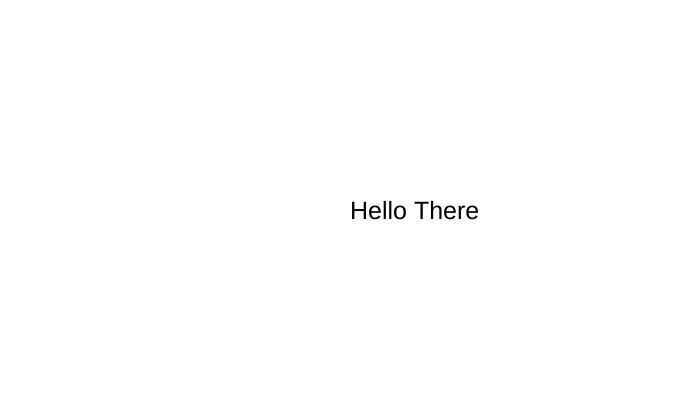
Frame 1 (no input)
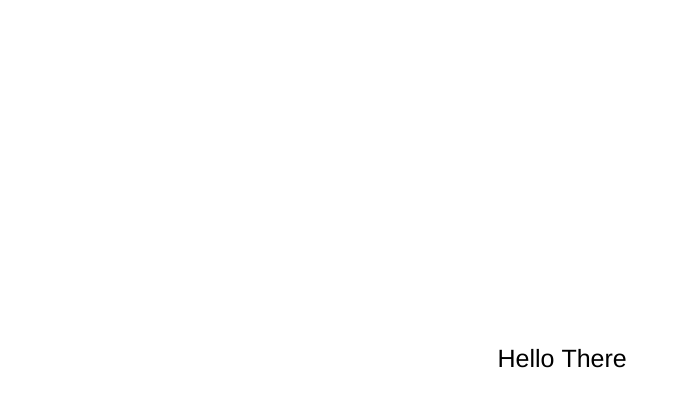
Frame 60 (no input)
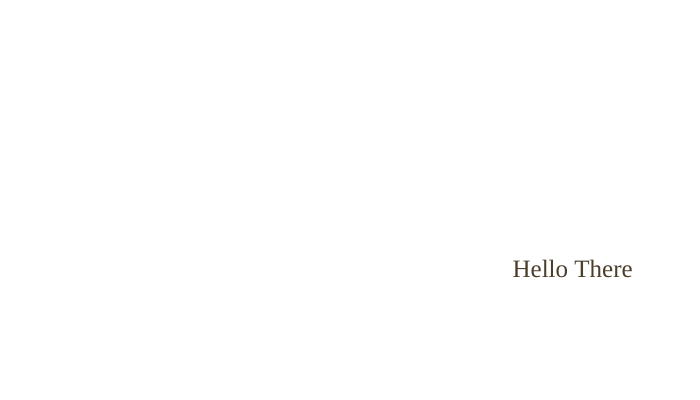
Frame 120 (the mouse pressed at the canvas centre since frame 60)

The p5.js sketch that drew these frames (run headless with seeded random() and noise() and a simulated clock; from frame 60 on, the mouse is pressed at the canvas centre):

// p5.js sketch
// ── sketch.js
  let word = "Hello There" //the word used for text
let x;                   //x position
let y;                   //y position
let speed = 2.5;         //speed that the text is travelling
let textDirectionX = 1;  //rate at which the text is moving in the x axis
let textDirectionY = 1;  //rate at which the text is moving in the y axis

// Set array of fonts to randomise to
let fonts = ['Brush Script MT','Courier New','Times New Roman','Tahoma','Verdana']

function setup() {
  createCanvas(700, 400);
  
  // Centers text in the middle
  x = width/2
  y = height/2
  
  textSize(25)
  // aligns text to top left
  textAlign(LEFT,TOP)

}

function draw() {
  background(255)
  
  // Setting up the text
  text(word, x, y)
  let txtWidth = textWidth(word)  //sets the text width 
  let txtHeight = textAscent()    //sets the text height
  
  //text physics
  x = x + (textDirectionX * speed)  //Horizontal movement
  y = y + (textDirectionY * speed)  //Vertical movement   
  
  //Edge Collision
  //Vertical collisions
  if (y + txtHeight >= height){                 //checks if text is hitting the top edge      
    textDirectionY = textDirectionY * -1;       //reverses the Y direction  
    textFont(random(fonts));                    //randomises the fonts based on the font array
    fill(random(255), random(255), random(255)) //randomises the colors 
  }
  if (y <= 0){                                  //checks if text is hitting the bottom edge
    textDirectionY = textDirectionY * -1;       
    textFont(random(fonts));                    
    fill(random(255), random(255), random(255)) 
  }
  
  //Horizontal collisions
  if (x + txtWidth >= width){                   //checks if text is hitting the right edge
    textDirectionX = textDirectionX * -1;       //reverses the X direction
    textFont(random(fonts));                    
    fill(random(255), random(255), random(255)) 
  }
  if (x <= 0){                                  //checks if text is hitting the left edge
    textDirectionX = textDirectionX * -1; 
    textFont(random(fonts)); 
    fill(random(255), random(255), random(255))
  }
}
